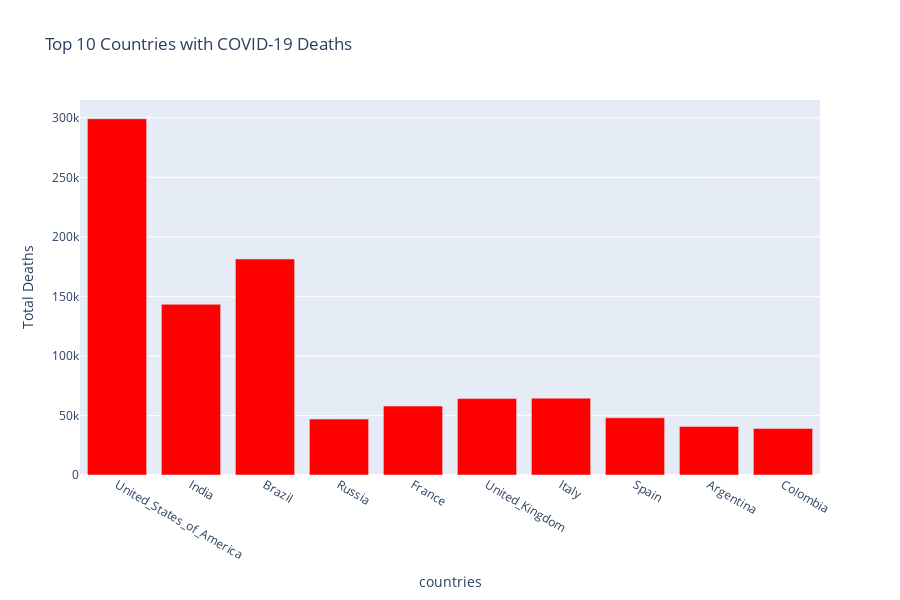

The cell this chart's notebook holds for it:
### Code cell
# worst countries - deaths
fig = go.FigureWidget(layout=go.Layout())

px.bar(
    death_df.head(10),
    x = 'countries',
    y = 'Total Deaths',
    title = "Top 10 Countries with COVID-19 Deaths",
    color_discrete_sequence=['red'],
    height = 600,
    width = 900
)

### Figure 1 — Plotly figure (JSON) as saved in the notebook; plotly's stock layout.template omitted (floating-point values rounded to 4 significant figures)
{"data": [{"alignmentgroup": "True", "hovertemplate": "countries=%{x}<br>Total Deaths=%{y}<extra></extra>", "legendgroup": "", "marker": {"color": "red"}, "name": "", "offsetgroup": "", "orientation": "v", "showlegend": false, "textposition": "auto", "type": "bar", "x": ["United_States_of_America", "India", "Brazil", "Russia", "France", "United_Kingdom", "Italy", "Spain", "Argentina", "Colombia"], "xaxis": "x", "y": [299177, 143355, 181402, 46941, 57911, 64170, 64520, 48013, 40766, 39053], "yaxis": "y"}], "layout": {"barmode": "relative", "height": 600, "legend": {"tracegroupgap": 0}, "title": {"text": "Top 10 Countries with COVID-19 Deaths"}, "width": 900, "xaxis": {"anchor": "y", "domain": [0, 1], "title": {"text": "countries"}}, "yaxis": {"anchor": "x", "domain": [0, 1], "title": {"text": "Total Deaths"}}}}
